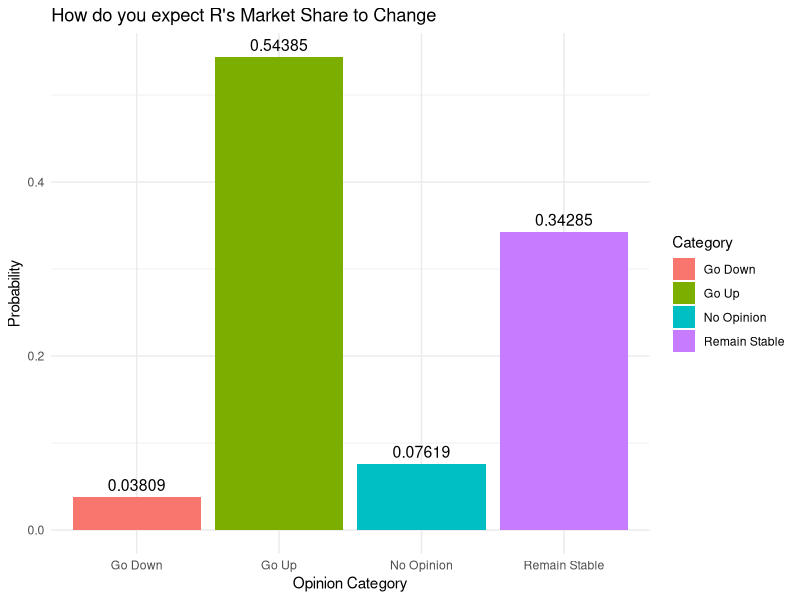
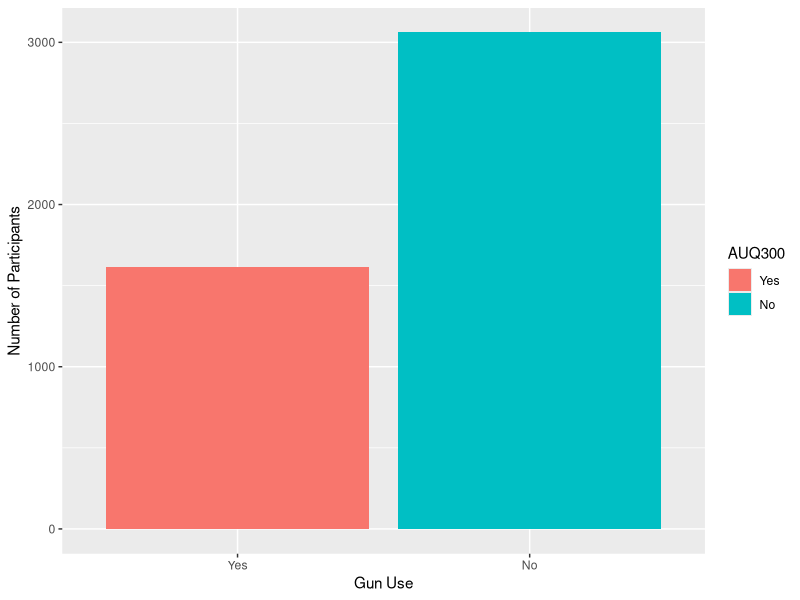
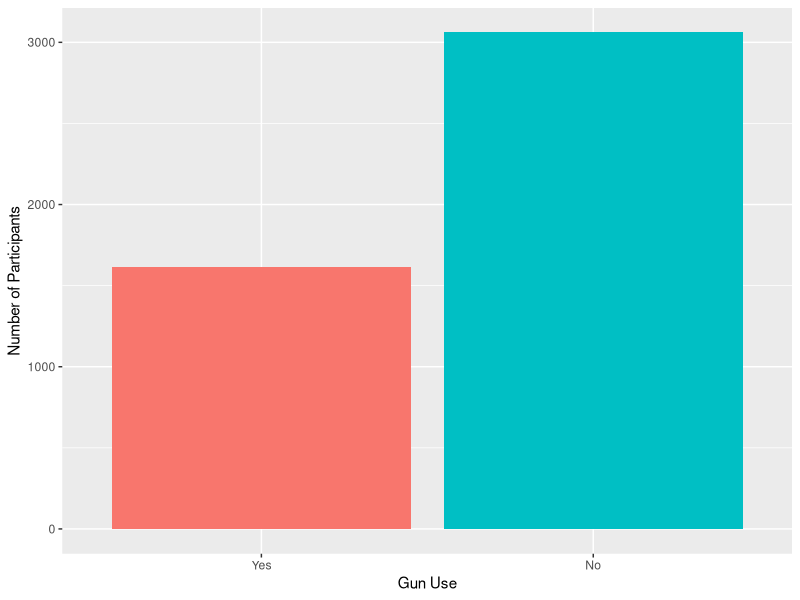
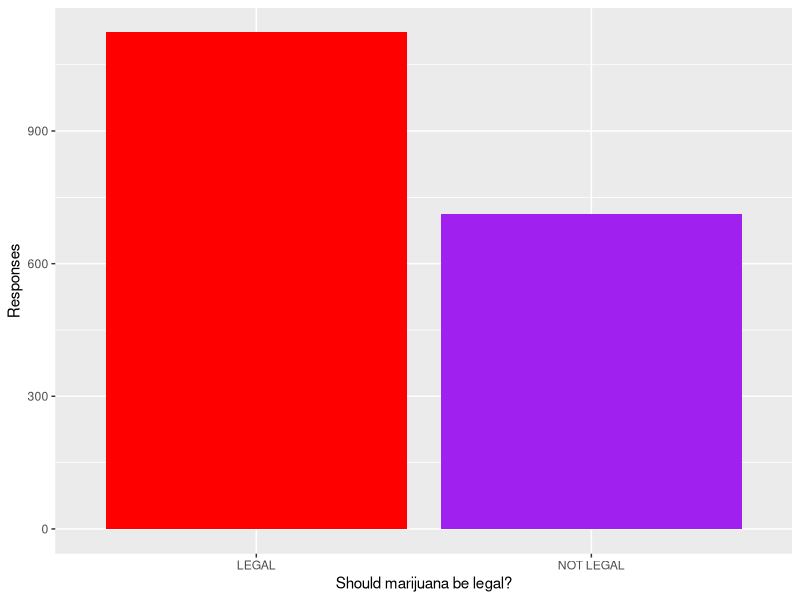
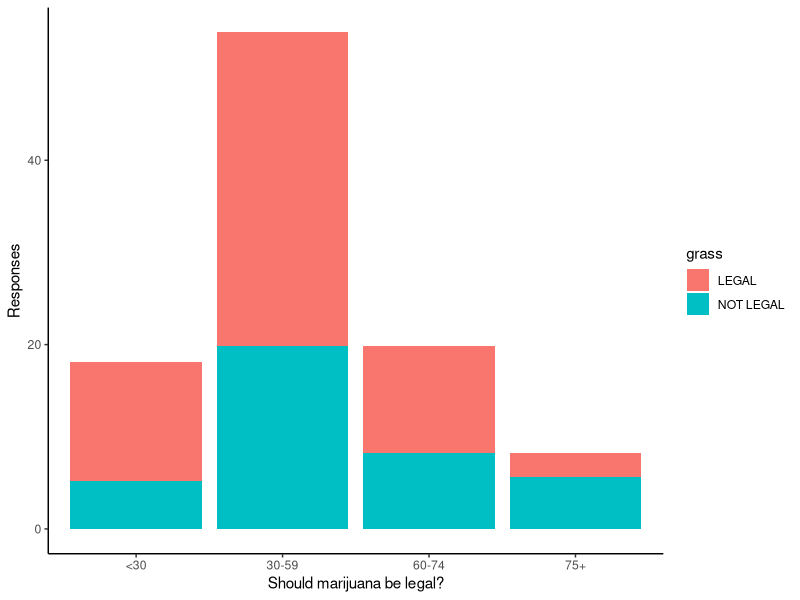
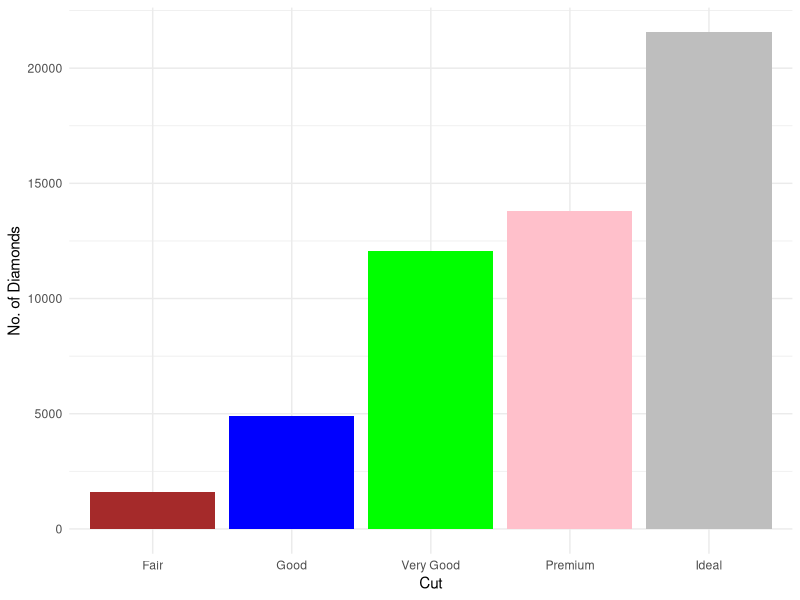
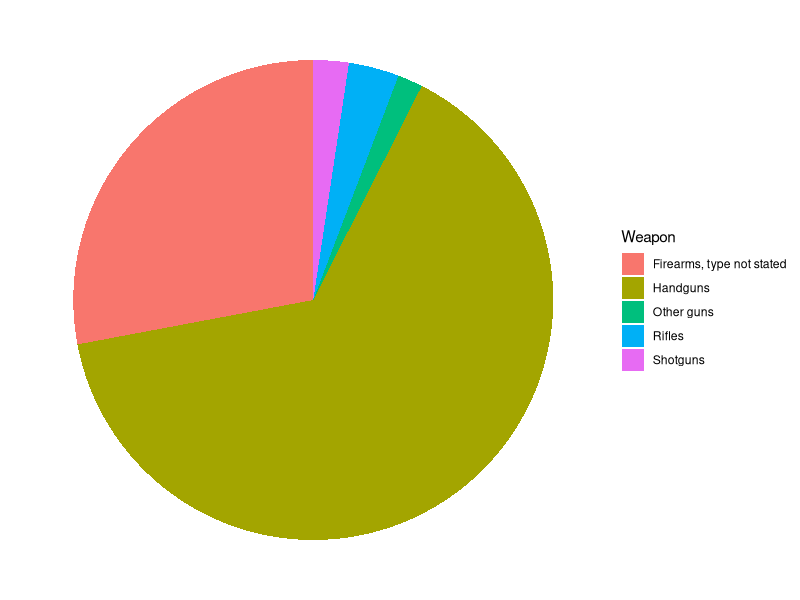
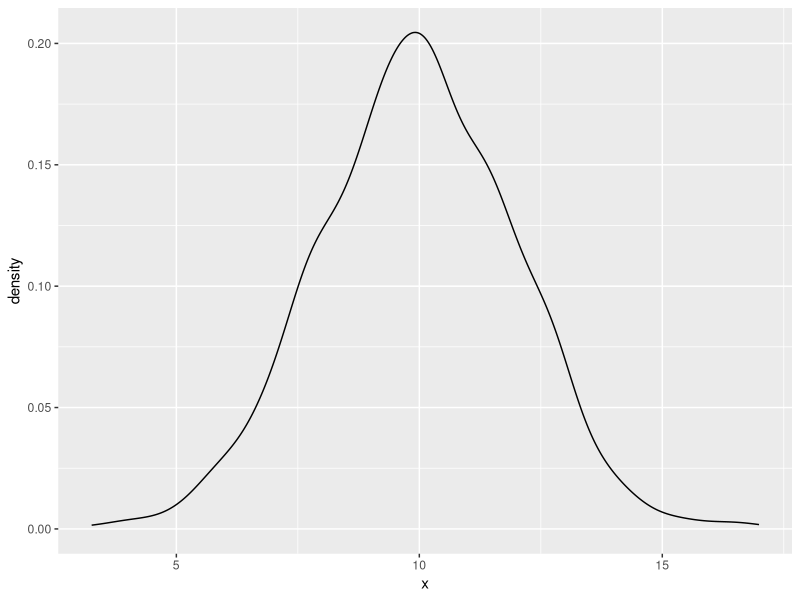

The R source for these figures, in order:
rm(list=ls())

#########Data Visualization############################
##working with ggplot2###############

library(tidyverse)

GoUp <- .54385
GoDown <- .03809
RemainStable <- .34285
NoOpinion <- .07619

data_frame <- data.frame(
  Category = c("Go Up", "Go Down", "Remain Stable", "No Opinion"),
  Probabilities = c(GoUp, GoDown, RemainStable, NoOpinion)
)
data_frame

ggplot(data_frame, aes(Category, Probabilities, fill=Category)) + geom_bar(stat = "identity") + labs(title="How do you expect R's Market Share to Change", x="Opinion Category", y="Probability") + theme_minimal() + geom_text(aes(label = Probabilities), vjust=-.5, size = 4)

nhanes <- read.csv("data/nhanes2012.csv")
nhanes.cleaned <- nhanes %>% 
  select(AUQ300) %>% 
  mutate(AUQ300 = recode_factor(AUQ300,
                                "1" = "Yes",
                                "2" = "No")) %>% 
           drop_na(AUQ300)

summary(nhanes.cleaned$AUQ300)

ggplot(nhanes.cleaned, aes(AUQ300, fill=AUQ300)) + geom_bar() + labs(x="Gun Use", y="Number of Participants")

nhanes.cleaned %>% 
ggplot(aes(AUQ300, fill=AUQ300)) + geom_bar(show.legend = F) + labs(x="Gun Use", y="Number of Participants")

gss.2016 <- read.csv("data/gss2016.csv")
summary(gss.2016)

gss.2016.cleaned <- gss.2016 %>% 
  ###########GRASS VARIABLE CHANGES#######
mutate(grass=as.factor(grass)) %>% 
  mutate(grass=na_if(grass, "DK")) %>% 
  mutate(grass=na_if(grass, "IAP")) %>% 
  mutate(grass=droplevels(grass)) %>% 
  ################AGE VARIABLE CHANGES############)
  mutate(age = recode(age, "89 OR OLDER" = "89")) %>% 
  mutate(age = as.numeric(age)) %>% 
  mutate(age.cat = as.factor(case_when(
    age < 30 ~ "<30",
    age >= 30 & age <= 59 ~ "30-59",
    age >= 60 & age <= 74 ~ "60-74",
    age >= 75 ~ "75+",
    TRUE ~ NA_character_
  )))
############<30, 30-59, 60-74, 75+#################
summary(gss.2016.cleaned)

gss.2016.cleaned %>% 
  drop_na() %>% 
  ggplot(aes(grass)) + geom_bar(fill=c("red","purple")) + labs(x = "Should marijuana be legal?", y="Responses")                  

#####edit to include age.cat#################
gss.2016.cleaned %>% 
  drop_na() %>% 
  ggplot(aes(age.cat, y=100*(after_stat(count))/sum(after_stat(count)), fill=grass)) + geom_bar() + labs(x = "Should marijuana be legal?", y="Responses") + theme_classic() 

#Number 2

data("diamonds")

summary(diamonds)

diamonds %>% 
  drop_na() %>% 
  ggplot(aes(cut)) + geom_bar(fill=c("brown", "blue", "green", "pink","grey")) + theme_minimal() + labs(x = "Cut", y = "No. of Diamonds")

fbi <- read.csv("data/fbi_deaths.csv")
summary(fbi)
##use 3-7 to do a pie chart

fbi.small <- fbi[3:7,]
fbi.small <- fbi.small %>% 
  rename(Weapon = X)
summary(fbi.small)

ggplot(fbi.small, aes(x="", y=X2016, fill=Weapon)) + geom_col() + coord_polar("y") + theme_void()


####################Continuous Variable######################
############density plot####################

###########simulating dataset to use in the density
set.seed(42)
x <- rnorm(1000, 10, 2)
mean(x)

df <- data.frame(x)

##Base Density with dataset and numerical variable
ggplot(df, aes(x)) + geom_density()

#adding parameters
ggplot(df, aes(x)) + geom_density(color="darkblue", fill="lightblue", lwd=1, alpha=.5) ##lwd is line width and alpha is for transparency

##adding more parameters
ggplot(df, aes(x)) + geom_density(color = "#2A4533", fill="#8EAB97", alpha=.8) +
  geom_vline(aes(xintercept = mean(x)), color="red", linetype="dashed", lwd=.5)
  ##adding hexadecimal using "#______"

ggplot(diamonds, aes(carat)) + geom_density(color = "black", fill="gold")

semTools::skew(diamonds$carat)
semTools::kurtosis(diamonds$carat)

set.seed(72)
x <- rnorm(500, 80, 15)
mean(x)
df <- data.frame(x)

ggplot(df, aes(x)) + geom_density(color = "violet", fill="darkblue", alpha=.3) +
  geom_vline(aes(xintercept = mean(x)), color="salmon", linetype="solid", lwd=.2)

###############boxplot###############

GrowthFund <- c(-38.32, 1.71, 3.17, 5.99, 12.56, 13.47, 16.89, 16.96, 32.16, 36.29)
GF <- data.frame(GrowthFund)

summary(GF)
QuantData <- quantile(GF$GrowthFund)
QuantData

QuantData[3] #you can index positions using 1 through 5 inside [] and 3 is the 50% aka the median

16.9425 - 3.8750  #13.0675 IQR
IQRvalue <- IQR(GF$GrowthFund)

OutlierValue <- IQRvalue * 1.5 #19.60125
OutlierValue

#      0%      25%      50%      75%     100% 
# -38.3200   3.8750  13.0150  16.9425  36.2900 

3.8750 - (-38.3200) #42.195 25% - 0%

42.195 > OutlierValue
##True means there is an outlier to the left

36.2900 - 16.9425 #19.3475 100% - 75%

19.3475 > OutlierValue
##False means there is no outlier to the right

##lowerbound = Q1 - 1.5*IQR
##upperbound = Q3 + 1.5*IQR
3.8750 - OutlierValue #-15.72625 Lower Bound
16.9425 + OutlierValue #36.54375 Upper Bound

#-38.32, [Lower Bound -15.72625] 1.71, 3.17, 5.99, 12.56, 13.47, 16.89, 16.96, 32.16, 36.29, [Upper Bound 16.9425]

ggplot(GF, aes(GrowthFund)) + geom_boxplot(fill = "#9B8EAB")

data("mtcars")
summary(mtcars$mpg)

ggplot(mtcars, aes(mpg)) + geom_boxplot(color="#AAAAAA", fill="#AAA3F3")

QuantData <- quantile(mtcars$mpg)
QuantData
#  0%    25%    50%    75%   100% 
#10.400 15.425 19.200 22.800 33.900 

##lower bound Q1 - 1.5 * IQR
##upper bound Q3 + 1.5 * IQR

IQRvalue <- IQR(mtcars$mpg); IQRvalue
1.5 * IQRvalue #11.0625
15.425 - 11.0625 ##4.3625 LB
22.800 + 11.0625 ##33.8625 UB

sort(mtcars$mpg)
#[LB 4.3625] 10.4 10.4 13.3 14.3 14.7 15.0 15.2 15.2 15.5 15.8 16.4 17.3 17.8 18.1 18.7 19.2 19.2 19.7 21.0 21.0 21.4 21.4 21.5 22.8 22.8 24.4 26.0 27.3 30.4 30.4 32.4 [UB 33.8625] 33.9

semTools::skew(mtcars$mpg) ##not skewed
nrow(mtcars) ##Small dataset
semTools::kurtosis(mtcars$mpg) ##mesokurtic or normal
ggplot(mtcars, aes(mpg)) + geom_histogram(binwidth=5, color="black", fill="pink")


ggplot(diamonds, aes(carat)) + geom_boxplot(color="darkred", fill="green")

scores <- c(55, 56, 58, 60, 62, 65, 66, 67, 70, 120)
QuantDataWorkSheet <- quantile(scores) ; QuantDataWorkSheet

IQR(scores)

55.00 - 8.25
63.50 + 8.25



#################2 variables at once########################
data("mtcars")
summary(mtcars)

mtcars <- mtcars %>% 
  mutate(vs=as.factor(vs)) %>%
  mutate(gear=as.factor(gear))
  
countsDF <- mtcars %>%
  group_by(vs, gear) %>% 
  count()
countsDF

##stacked bar chart
ggplot(countsDF, aes(gear, n, fill=vs)) + geom_bar(stat="identity")

##grouped bar chart
ggplot(countsDF, aes(gear, n, fill=vs)) + geom_bar(stat="identity", position="dodge") + labs(title="Car Distribution by VS and Gear", y = "Count", x = "Number of Gears") + theme_dark()

##average calculation in a chart
avg_mpg <- mtcars %>% 
  group_by(vs, gear) %>% 
  summarise(mpg=mean(mpg, na.rm=T))
avg_mpg

ggplot(avg_mpg, aes(gear, mpg, fill=vs)) + geom_bar(stat="identity", position="dodge") + scale_fill_manual(values=c("yellow","brown"))



################Multiple BoxPlots##########################

ggplot(mtcars, aes(gear, mpg)) + geom_boxplot()

ggplot(mtcars, aes(gear, mpg)) + geom_boxplot() + coord_flip()


#add parameters

ggplot(mtcars, aes(gear, mpg, fill=gear)) + geom_boxplot() + scale_fill_manual(values=c("gray", "red","darkblue")) + theme_light()

ggplot(mtcars, aes(vs, mpg, fill=vs)) + geom_boxplot(show.legend=F) + scale_fill_manual(values=c(4,7))



#####################Scatter Plot######################

Edu <- read.csv("data/Education.csv")
summary(Edu)
plot(Edu$Education, Edu$Income)

plot(Edu$Income ~ Edu$Education)

ggplot(Edu, aes(Education, Income)) + geom_point() + labs(y="Education", x="Income")

##add properties

ggplot(Edu, aes(Education, Income)) + geom_point(color="#183028", shape=10) + labs(x="Education", y="Income")

ggplot(Edu, aes(Education, Income)) + geom_point() + labs(x="Education", y="Income") + geom_line(color="#789F90")

ggplot(Edu, aes(Education, Income)) + geom_point() + labs(x="Education", y="Income") + geom_smooth(method="lm", color="#789F90")

#########hp and mpg

ggplot(mtcars, aes(hp, mpg)) + geom_point() + geom_smooth(method="lm")
###Strong and negative


##qsec and mpg
ggplot(mtcars, aes(qsec, mpg)) + geom_point() + geom_smooth(method="lm")
##Weak and positive

ggplot(mtcars, aes(disp, mpg)) + geom_point() + geom_smooth(method="lm")
##Strong and Negative

ggplot(mtcars, aes(cyl, mpg)) + geom_point() + geom_smooth(method="lm")
##not best image because only three categories of cylinders (4,6,8)

mtcars <- mtcars %>%
  mutate(cyl=as.factor(cyl))

summary(mtcars$cyl)

#after it is correctly made into a factor, we can run a multiple boxplot
ggplot(mtcars, aes(cyl, mpg)) + geom_boxplot(fill="lightgreen")

library(MASS)
data("UScrime")
summary(UScrime)


ggplot(UScrime, aes(Ed, Time)) + geom_point() + geom_smooth(method="lm")


coffee <- read.csv("data/day4.csv",na.strings = "", stringsAsFactors = T)

summary(coffee)
drop_na(coffee)
ggplot(coffee, aes(Aroma, Flavor)) + geom_point(color="#6F4E37") + geom_smooth(method="lm", color="black")

ggplot(coffee, aes(Processing.Method, TotalScore, fill=Processing.Method)) + geom_boxplot() + scale_fill_manual(values=c("gray", "red","darkblue","#6F4E37","black","yellow")) + theme_light()+labs(x="Processing Method", y="Total Score")


ggplot(coffee, aes(TotalScore)) + geom_density(color = "#2A4533", fill="#6F4E37", alpha=.8) +
  geom_vline(aes(xintercept = mean(TotalScore)), color="red", linetype="dashed", lwd=.5) + labs(x="Total Score", y="Density Distribution of Score")
